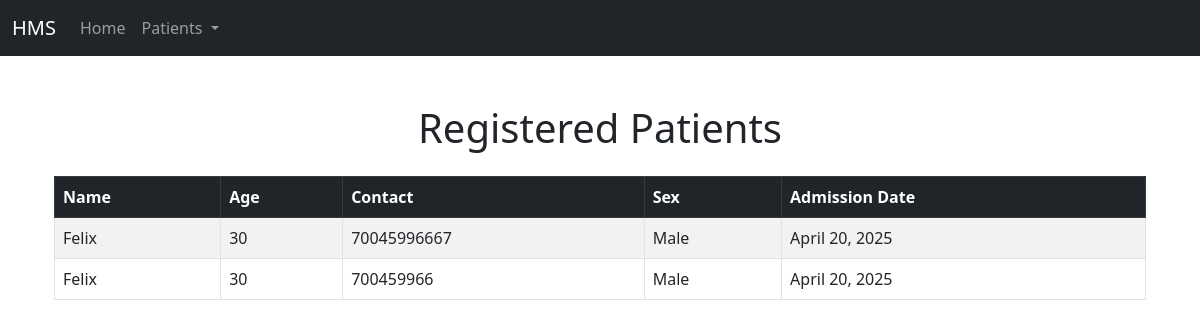
The page /patients/ on the database as committed earlier.
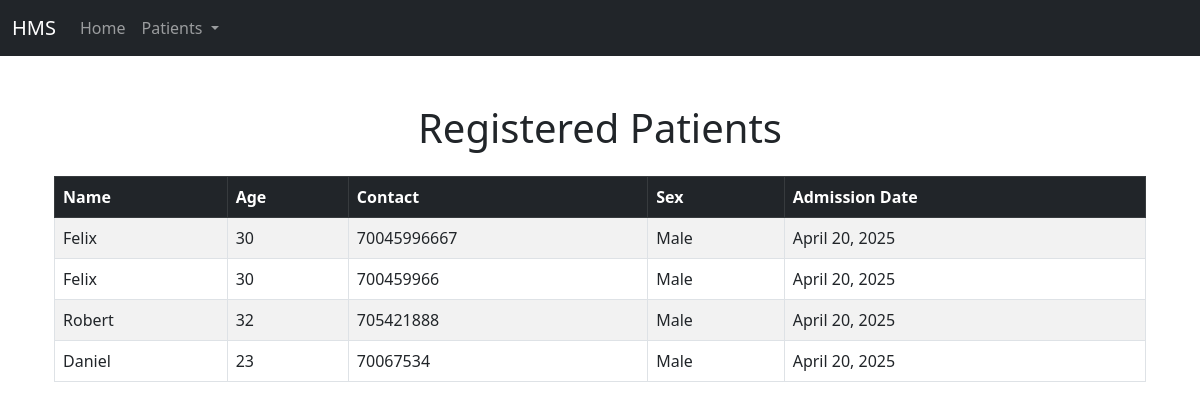
The same page on the database as committed later.
### patients/models.py (models this page shows, shortened)
class Patient_register(models.Model):
    name = models.CharField(max_length=100)
    age = models.IntegerField()
    contact = models.IntegerField(null=True)
    adm_date = models.DateField(auto_now_add=True)
    sex = models.CharField(max_length=10)
    prescribed_drug = models.ForeignKey('drugs.Drug', on_delete=models.SET_NULL, null=True, blank=True)  # Use string reference

### patients/views.py (the view)
# urls.py: path('', views.all_patients, name='all_patients'),  # Map the all_patients view
def all_patients(request):
    patients = Patient_register.objects.all()
    return render(request, 'patients/home.html', {'patients': patients})

### templates/patients/home.html (shortened to what this page needs)
{% extends 'base.html' %}
{% block content %}
<div class="container mt-5">
    <h1 class="text-center mb-4">Registered Patients</h1>
    <div class="table-responsive">
        <table class="table table-bordered table-striped">
            <thead class="table-dark">
                <tr>
                    <th>Name</th>
                    <th>Age</th>
                    <th>Contact</th>
                    <th>Sex</th>
                    <th>Admission Date</th>
                </tr>
            </thead>
            <tbody>
                {% for patient in patients %}
                <tr>
                    <td>{{ patient.name }}</td>
                    <td>{{ patient.age }}</td>
                    <td>{{ patient.contact }}</td>
                    <td>{{ patient.sex }}</td>
                    <td>{{ patient.adm_date }}</td>
                </tr>
                {% empty %}
                <tr>
                    <td colspan="5" class="text-center">No patients registered yet.</td>
                </tr>
                {% endfor %}
            </tbody>
        </table>
    </div>
</div>
{% endblock %}

Rows that differ between the two databases and show on the page:
added Patient_register: name "Robert", age "32", contact "705421888", sex "Male", adm_date "April 20, 2025"
added Patient_register: name "Daniel", age "23", contact "70067534", sex "Male", adm_date "April 20, 2025"
